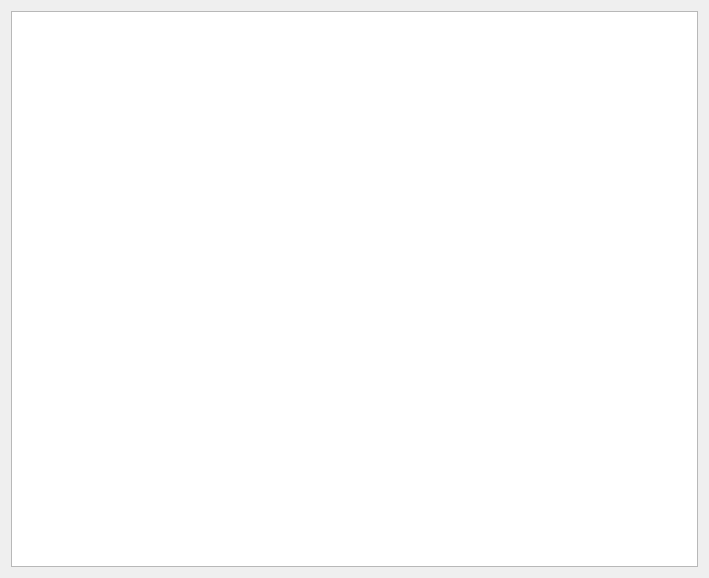
<?xml version="1.0" encoding="UTF-8"?>
<ui version="4.0">
 <class>Dialog</class>
 <widget class="QDialog" name="Dialog">
  <property name="geometry">
   <rect>
    <x>0</x>
    <y>0</y>
    <width>709</width>
    <height>578</height>
   </rect>
  </property>
  <property name="windowTitle">
   <string>Dialog</string>
  </property>
  <layout class="QHBoxLayout" name="horizontalLayout">
   <item>
    <widget class="QTextEdit" name="txt_meas_preview"/>
   </item>
  </layout>
 </widget>
 <resources/>
 <connections/>
</ui>
